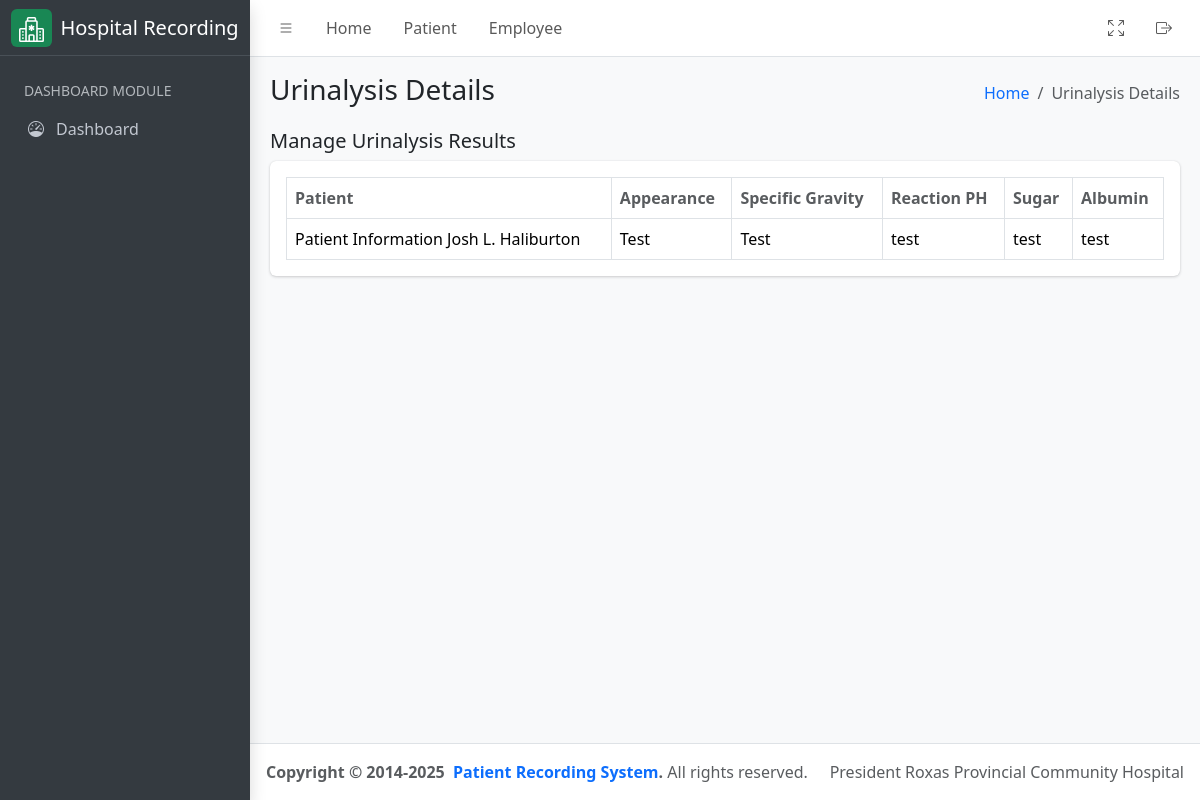
The page /laboratory/urinalysis/result on the database as committed earlier.
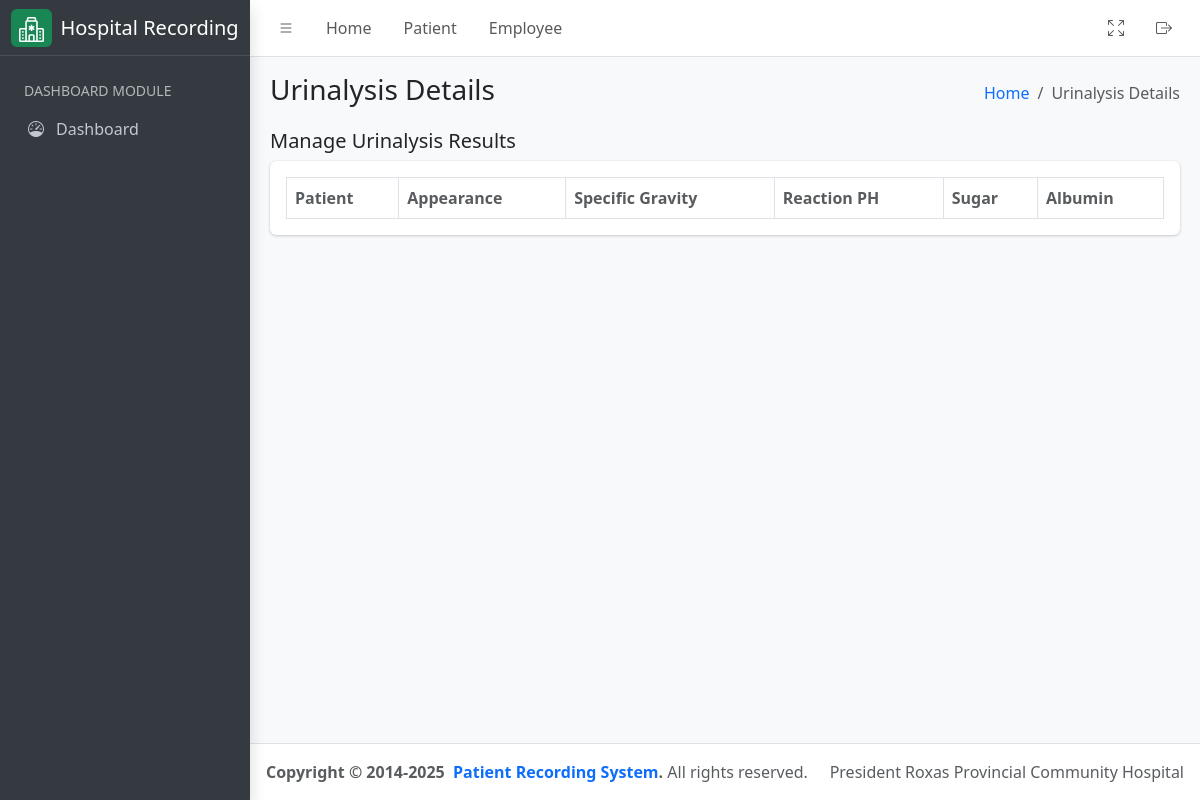
The same page on the database as committed later.
### hospital_app/models.py (models this page shows, shortened)
class Urinalysis(models.Model):
    patient = models.ForeignKey(
        Patient, on_delete=models.CASCADE, related_name="patient_urinalysis"
    )
    color = models.CharField(max_length=255, help_text="Color")
    appearance = models.CharField(max_length=255, help_text="Appearance")
    specific_gravity = models.CharField(max_length=255, help_text="Specific Gravity")
    pH = models.CharField(max_length=255, help_text="pH")
    sugar = models.CharField(max_length=255, help_text="Sugar")
    albumin = models.CharField(max_length=255, help_text="Albumin")
    epithelia = models.CharField(max_length=255, help_text="Epithelia")
    bacteria = models.CharField(max_length=255, help_text="Bacteria")
    pus_cells = models.CharField(max_length=255, help_text="Pus Cells")
    rbc = models.CharField(max_length=255, help_text="RBC")
    cast = models.CharField(max_length=255, help_text="Cast")
    crystals = models.CharField(max_length=255, help_text="Crystals")
    others = models.CharField(max_length=255, help_text="Others")
    amorphous = models.CharField(max_length=255, help_text="Amorphous")
    mucous_thread = models.CharField(max_length=255, help_text="Mucous Thread")
    pregnancy_test = models.CharField(
        max_length=255, help_text="Pregnancy Test", null=True, blank=True
    )
    re_test = models.BooleanField(default=False, help_text="Re-test urinalysis")
    urates = models.CharField(max_length=255, help_text="Urates", null=True, blank=True)
    assigned_pathologist = models.ForeignKey(
        CustomUser,
        related_name="urinalysis_assigned_pathologist",
        on_delete=models.CASCADE,
        null=True,
        blank=True,
        limit_choices_to={"groups__name": "Pathologist"},
        help_text="Pathologist name",
    )
    assigned_technologist = models.ForeignKey(
        CustomUser,
        related_name="urinalysis_assigned_technologist",
        on_delete=models.CASCADE,
        null=True,
        blank=True,
        limit_choices_to={"groups__name": "Medical Technologist"},
        help_text="Medical Technologist name",
    )
    date = models.DateField(auto_now_add=True)
    class Meta:
        ordering = ("date",)

class Patient(models.Model):
    firstname = models.CharField(max_length=255)
    middlename = models.CharField(max_length=255, null=False, blank=True)
    lastname = models.CharField(max_length=255)
    age = models.PositiveIntegerField()
    sex = models.CharField(
        max_length=10, choices=(("Male", "Male"), ("Female", "Female"))
    )
    physician = models.ForeignKey(
        CustomUser,
        related_name="physician",
        limit_choices_to={"groups__name": "Physician"},
        on_delete=models.CASCADE,
    )
    room_number = models.PositiveIntegerField()
    sample_type = models.CharField(max_length=255)
    time_of_collection = models.TimeField()
    date_of_collection = models.DateField()
    sars_result = models.CharField(max_length=255)
    date = models.DateField(auto_now_add=True)
    assigned_pathologist = models.ForeignKey(
        CustomUser,
        related_name="patient_pathologist",
        on_delete=models.CASCADE,
        null=True,
        blank=True,
        limit_choices_to={"groups__name": "Pathologist"},
    )
    assigned_technologist = models.ForeignKey(
        CustomUser,
        related_name="patient_technologist",
        on_delete=models.CASCADE,
        null=True,
        blank=True,
        limit_choices_to={"groups__name": "Medical Technologist"},
    )
    patient_type = models.CharField(
        max_length=100,
        default="In Patient",
        choices=(
            ("In Patient", "In Patient"),
            ("Out Patient", "Out Patient"),
        ),
    )
    def get_full_name(self):
        return f"{self.firstname}  { self.middlename[0] + '.' if self.middlename else ''} {self.lastname}"
    def __str__(self) -> str:
        return f"Patient Information {self.get_full_name()}"
    class Meta:
        ordering = ("time_of_collection",)

### hospital_app/views.py (the view)
# urls.py: path('laboratory/urinalysis/result', UrinalysisView.as_view(), name="urinalysis_result_list"),
class UrinalysisView(ListView):
    template_name = "urinalysis.html"
    queryset = Urinalysis.objects.all()
    context_object_name = "results"
    def get_context_data(self, **kwargs):
        context = super().get_context_data(**kwargs)
        context["detail_header"] = "Urinalysis Details List"
        context["humberger_header"] = "Urinalysis Details"
        return context

### hospital_app/templatetags/group.py (called while the page is built)
@register.filter
def has_group(user, group_name):
    return user.groups.filter(name=group_name).exists()

### hospital_app/templates/urinalysis.html (shortened to what this page needs)
{% extends './includes/base.html' %}
{% load group %}
{% block content %}
<div class="container-fluid">
    <div class="row">
        <div class="col-md-12">
            <div class="d-flex justify-content-between align-items-center">
                <h5>Manage Urinalysis Results</h5>
            </div>
            <div class="card mb-4">
                <div class="card-body">
                    <table id="datatable" class="table table-bordered table-hover">
                        <thead>
                            <tr>
                                <th class="text-muted">Patient</th>
                                <th class="text-muted">Appearance</th>
                                <th class="text-muted">Specific Gravity</th>
                                <th class="text-muted">Reaction PH</th>
                                <th class="text-muted">Sugar</th>
                                <th class="text-muted">Albumin</th>
                            </tr>
                        </thead>
                        <tbody>
                            {% for result in results %}
                            <tr>
                                <td>{{ result.patient }}</td>
                                <td>{{ result.appearance }}</td>
                                <td>{{ result.specific_gravity }}</td>
                                <td>{{ result.pH }}</td>
                                <td>{{ result.sugar }}</td>
                                <td>{{ result.albumin }}</td>
                            </tr>
                            {% endfor %}
                        </tbody>
                    </table>
                </div>
            </div>
        </div>
    </div>
</div>
{% endblock %}

Rows that differ between the two databases and show on the page:
removed Urinalysis: patient "Patient Information Josh L. Haliburton", appearance "Test", specific_gravity "Test", pH "test", sugar "test", albumin "test"
